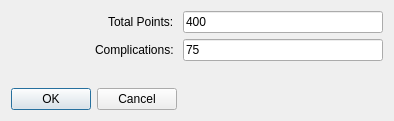
<?xml version="1.0" encoding="UTF-8"?>
<ui version="4.0">
 <class>optionDialog</class>
 <widget class="QDialog" name="optionDialog">
  <property name="geometry">
   <rect>
    <x>0</x>
    <y>0</y>
    <width>394</width>
    <height>121</height>
   </rect>
  </property>
  <property name="windowTitle">
   <string>Options</string>
  </property>
  <property name="windowIcon">
   <iconset resource="res.qrc">
    <normaloff>:/gfx/HeroSystem.ico</normaloff>:/gfx/HeroSystem.ico</iconset>
  </property>
  <property name="modal">
   <bool>true</bool>
  </property>
  <layout class="QFormLayout" name="formLayout">
   <property name="fieldGrowthPolicy">
    <enum>QFormLayout::ExpandingFieldsGrow</enum>
   </property>
   <property name="labelAlignment">
    <set>Qt::AlignRight|Qt::AlignTrailing|Qt::AlignVCenter</set>
   </property>
   <item row="0" column="0">
    <widget class="QLabel" name="label">
     <property name="text">
      <string>Total Points: </string>
     </property>
    </widget>
   </item>
   <item row="0" column="1">
    <widget class="QLineEdit" name="totalPointsLineEdit">
     <property name="text">
      <string>400</string>
     </property>
    </widget>
   </item>
   <item row="1" column="0">
    <widget class="QLabel" name="label_2">
     <property name="text">
      <string>Complications: </string>
     </property>
    </widget>
   </item>
   <item row="1" column="1">
    <widget class="QLineEdit" name="complicationsLineEdit">
     <property name="text">
      <string>75</string>
     </property>
    </widget>
   </item>
   <item row="2" column="0">
    <spacer name="verticalSpacer">
     <property name="orientation">
      <enum>Qt::Vertical</enum>
     </property>
     <property name="sizeHint" stdset="0">
      <size>
       <width>20</width>
       <height>40</height>
      </size>
     </property>
    </spacer>
   </item>
   <item row="3" column="0">
    <widget class="QDialogButtonBox" name="buttonBox">
     <property name="orientation">
      <enum>Qt::Horizontal</enum>
     </property>
     <property name="standardButtons">
      <set>QDialogButtonBox::Cancel|QDialogButtonBox::Ok</set>
     </property>
    </widget>
   </item>
  </layout>
 </widget>
 <resources>
  <include location="res.qrc"/>
 </resources>
 <connections>
  <connection>
   <sender>buttonBox</sender>
   <signal>accepted()</signal>
   <receiver>optionDialog</receiver>
   <slot>accept()</slot>
   <hints>
    <hint type="sourcelabel">
     <x>248</x>
     <y>254</y>
    </hint>
    <hint type="destinationlabel">
     <x>157</x>
     <y>274</y>
    </hint>
   </hints>
  </connection>
  <connection>
   <sender>buttonBox</sender>
   <signal>rejected()</signal>
   <receiver>optionDialog</receiver>
   <slot>reject()</slot>
   <hints>
    <hint type="sourcelabel">
     <x>316</x>
     <y>260</y>
    </hint>
    <hint type="destinationlabel">
     <x>286</x>
     <y>274</y>
    </hint>
   </hints>
  </connection>
 </connections>
</ui>
